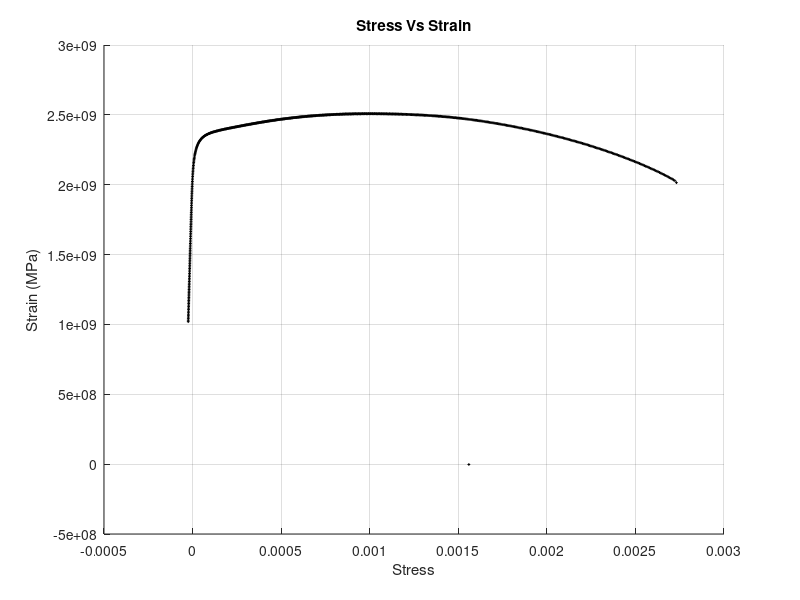

Write the MATLAB code that produced this figure.
%% TensileLab: ASEN 1022-100: Materials Sci Aerospace

% This script will analyze, and measure the failure loads and locations of
% test specimens made from two types of Aluminum alloys. Part of a class
% lab expierment.
%
%
% Done by: Geraldine Fuentes, Raymie Fotherby, Sam Hartman, and Abdulla AlAmeri.
%
%

%% Esimating Crosssectional-Area/ Initial measurements.

% H stands for Hight, L stands for length, W for width, we measure different
% times the width and length and averaged the measured values.

clear
clc
close all


% H,W will be in units of : 

L(1) = 1;
L(2) = 2;
L(3) = 3;
W(1) = 4;
W(2) = 5;
W(3) = 6;
H(1) = 7;
H(2) = 8;
H(3) = 9;

% Taking the Average

AvgL = mean(L);
AvgW = mean(W);
AvgH = mean(H);

%% Prepare the data

close all


load('ExampleData.mat','-ascii') % Importing data.

Force = ExampleData(:,2); % getting the force
Force = Force .* ( 4.4482216 ); % Convert from Pound-force to Newton

Elongation = ExampleData(:,3); % getting the elongation
Elongation = Elongation * (0.0254); %  Convert from inch to m.

C_Area = AvgL * AvgW ; % Calculating the estimated cross sectional area

Stress = Force ./ C_Area ; % Calculating stress ( Force / Area )
Stress = Stress .* 10^6 ; % Normalize the data, convert to Mega Pasacal


Strain = Elongation ./ AvgL ; % Calculating Strain ( Elongation / length )


%% Elminating noise/ Plotting.

close all

Stress = Stress(118:length(Stress),:) % Elminating noise from stress
Strain = Strain(118:length(Strain),:) % Eliminating noise from strain


scatter(Strain,Stress,4,'k','+')
grid
xlabel('Stress')
ylabel('Strain (MPa)')
title ('Stress Vs Strain')
